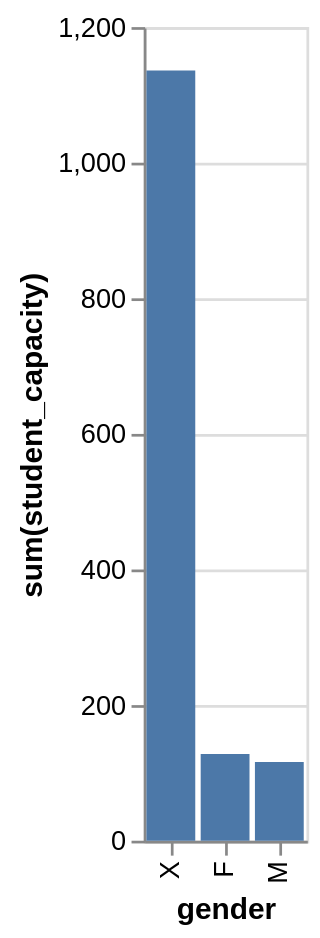

This figure's Vega-Lite source:
### Vega-Lite specification from a JSON file in a GitHub repository (floating-point values rounded to 4 significant figures)
{"data": {"values": [{"x_data": "X", "y_data": 1136}, {"x_data": "F", "y_data": 128}, {"x_data": "M", "y_data": 116}]}, "mark": "bar", "encoding": {"x": {"field": "x_data", "type": "nominal", "title": "gender", "sort": {"op": "sum", "field": "y_data", "order": "descending"}}, "y": {"field": "y_data", "type": "quantitative", "title": "sum(student_capacity)"}}}
